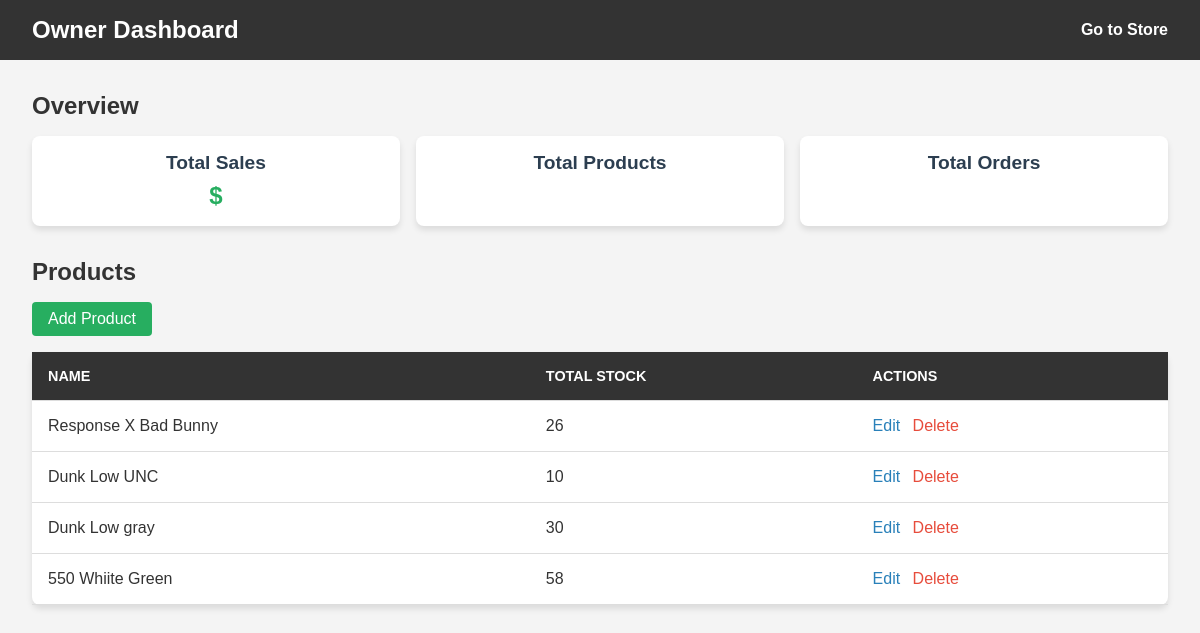
The page /owner-dashboard/ (signed in) on the database as committed earlier.
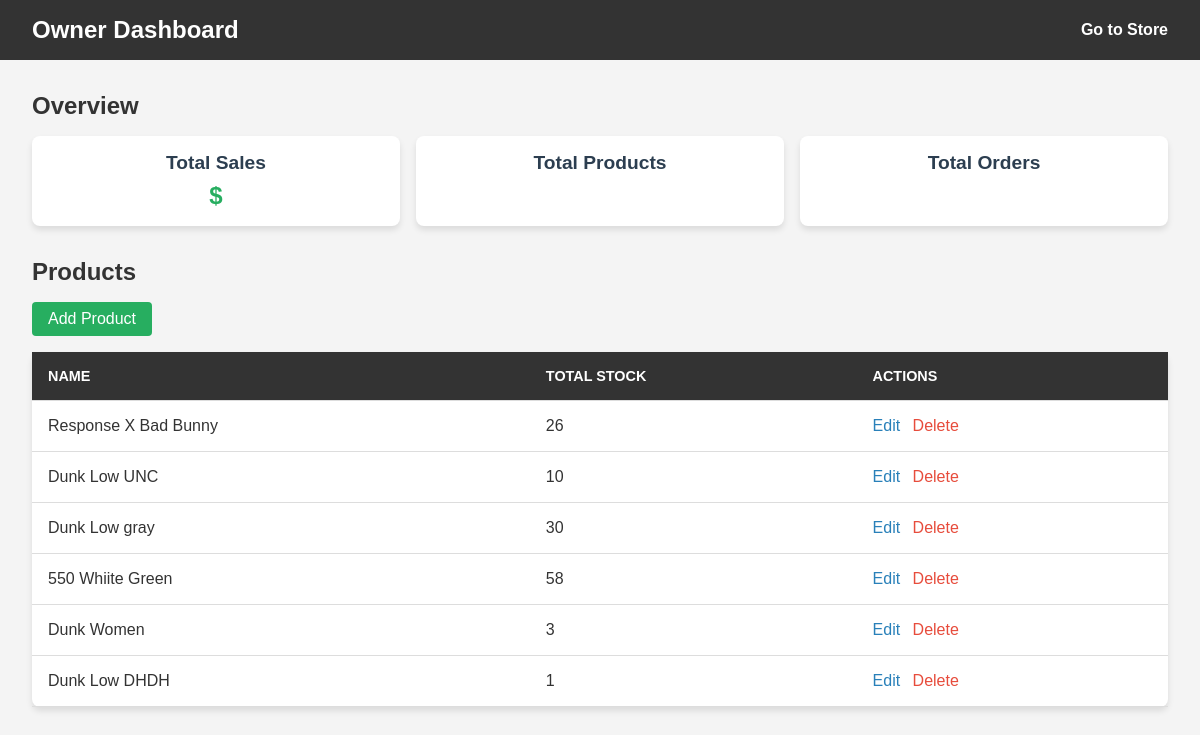
The same page on the database as committed later.
### store/models.py (models this page shows, shortened)
class Product(models.Model):
    brand = models.CharField(max_length=255)
    name = models.CharField(max_length=255)
    image = models.ImageField(upload_to='products/')
    category = models.CharField(max_length=100, choices=[
        ('men', 'Men'),
        ('women', 'Women'),
        ('popular', 'Popular'),
        ('trend', 'Trend'),
    ])
    @property
    def total_stock(self):
        return sum(size.stock for size in self.sizes.all())

class ProductSize(models.Model):
    product = models.ForeignKey(Product, related_name='sizes', on_delete=models.CASCADE)
    size = models.CharField(max_length=10)
    price = models.DecimalField(max_digits=10, decimal_places=2)
    stock = models.PositiveIntegerField(default=0)

### store/views.py (the view)
# urls.py: path('owner-dashboard/', views.owner_dashboard, name='owner_dashboard'),
@login_required
@user_passes_test(owner_required, login_url='index')
def owner_dashboard(request):
    products = Product.objects.all()
    return render(request, 'store/owner_dashboard.html', {'products': products})

### store/views.py (called while the page is built)
def owner_required(user):
    return user.groups.filter(name='Owner').exists()

### store/templates/store/owner_dashboard.html (shortened to what this page needs)
<!DOCTYPE html>
<html lang="en">
<head>
    {% load static %}
    <link rel="stylesheet" href="{% static 'css/styles.css' %}">
</head>
<body class="dashboard-page">
    <header class="dashboard-header">
        <div class="dashboard-header__logo">
            <h1 class="dashboard-title">Owner Dashboard</h1>
        </div>
        <nav class="dashboard-header__nav">
            <a href="{% url 'index' %}" class="dashboard-nav-link">Go to Store</a>
        </nav>
    </header>
    <main class="dashboard-main">
        <section class="dashboard-section dashboard-overview">
            <h2 class="dashboard-section-title">Overview</h2>
            <div class="dashboard-overview-cards">
                <div class="dashboard-card">
                    <h3 class="dashboard-card-title">Total Sales</h3>
                    <p class="dashboard-card-value">${{ total_sales }}</p>
                </div>
                <div class="dashboard-card">
                    <h3 class="dashboard-card-title">Total Products</h3>
                </div>
                <div class="dashboard-card">
                    <h3 class="dashboard-card-title">Total Orders</h3>
                </div>
            </div>
        </section>
        <section class="dashboard-section dashboard-products">
            <h2 class="dashboard-section-title">Products</h2>
            <a href="{% url 'add_product' %}" class="dashboard-add-product-btn">Add Product</a>
            <table class="dashboard-product-table">
                <thead>
                    <tr>
                        <th class="dashboard-table-header">Name</th>
                        <th class="dashboard-table-header">Total Stock</th>
                        <th class="dashboard-table-header">Actions</th>
                    </tr>
                </thead>
                <tbody>
                    {% for product in products %}
                    <tr>
                        <td class="dashboard-table-cell">{{ product.name }}</td>
                        <td class="dashboard-table-cell">{{ product.total_stock }}</td>
                        <td class="dashboard-table-cell">
                            <a href="{% url 'edit_product' product.id %}" class="dashboard-action-link dashboard-edit-link">Edit</a>
                            <a href="{% url 'delete_product' product.id %}" class="dashboard-action-link dashboard-delete-link">Delete</a>
                        </td>
                    </tr>
                    {% endfor %}
                </tbody>
            </table>
        </section>
    </main>
</body>
</html>

Rows that differ between the two databases and show on the page:
added Product: name "Dunk Women", total_stock "3"
added Product: name "Dunk Low DHDH", total_stock "1"
